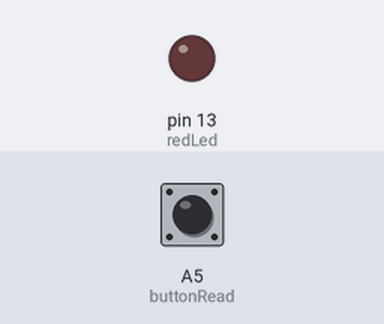
Bench run of a sketch on a simulated Arduino Uno, built with avr-gcc and run on an emulated ATmega328P. On the bench: output pins drawn as LEDs (lit = HIGH). Dashed ring = blinking. Inputs (shaded band) come from the test bench; at power-on: A5 (buttonRead) HIGH. What the sketch prints to the serial monitor is not drawn.

Above: at 0.8 s.
0.9 s: A5 (buttonRead) pulled LOW for 0.15 s
At 1.0 s:
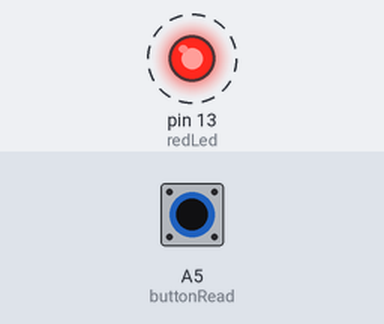
Timing chart, 0 to 4.2 s (numbered marks = the images above; inputs shaded):
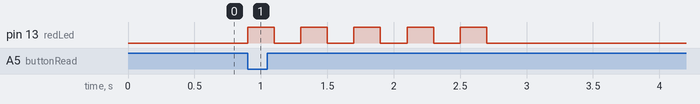

Measured:
- after the input at 0.9 s, pin 13 (redLed): alternates HIGH for 0.20 s and LOW for 0.20 s, 10 changes in all, then stays LOW, starting at once

The sketch:

day05-wait-for-button.ino
```cpp
// Day 5 (Bai 10) - Wait for a button press, then blink the LED exactly 5 times
// Button on A5 with INPUT_PULLUP (released = 1, pressed = 0), LED on pin 13.
// The empty while loop "polls" the button until it is pressed.

int redLed = 13;
int buttonRead = A5;
int i = 1;
int dt = 200;

void setup() {
  Serial.begin(115200);
  Serial.println("Bam nut de bat dau ^-^");
  pinMode(redLed, OUTPUT);
  pinMode(buttonRead, INPUT_PULLUP);

  while (digitalRead(buttonRead) == 1) {}   // wait here until pressed

  while (i <= 5) {
    i++;
    digitalWrite(redLed, HIGH);
    delay(dt);
    digitalWrite(redLed, LOW);
    delay(dt);
  }
}

void loop() {
}
```
